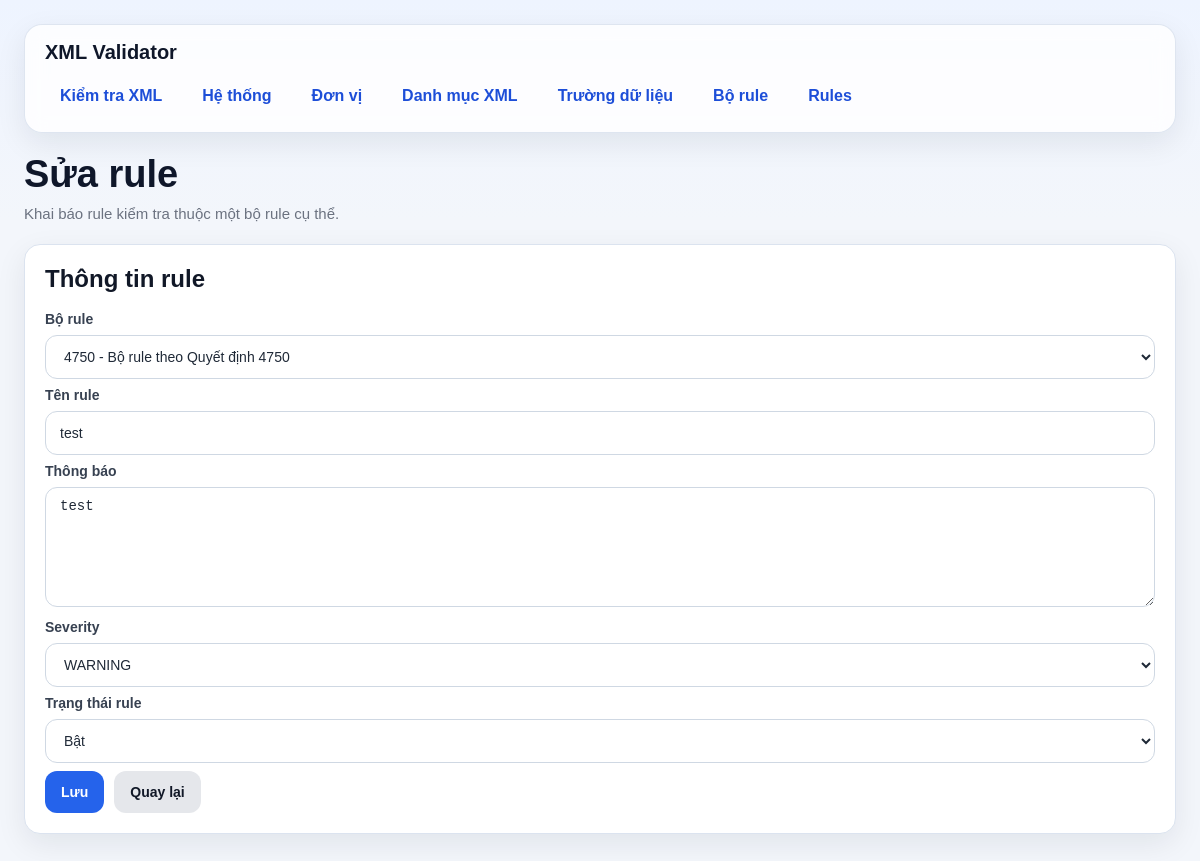
/rules/1/edit, run on an earlier commit of the app's database.
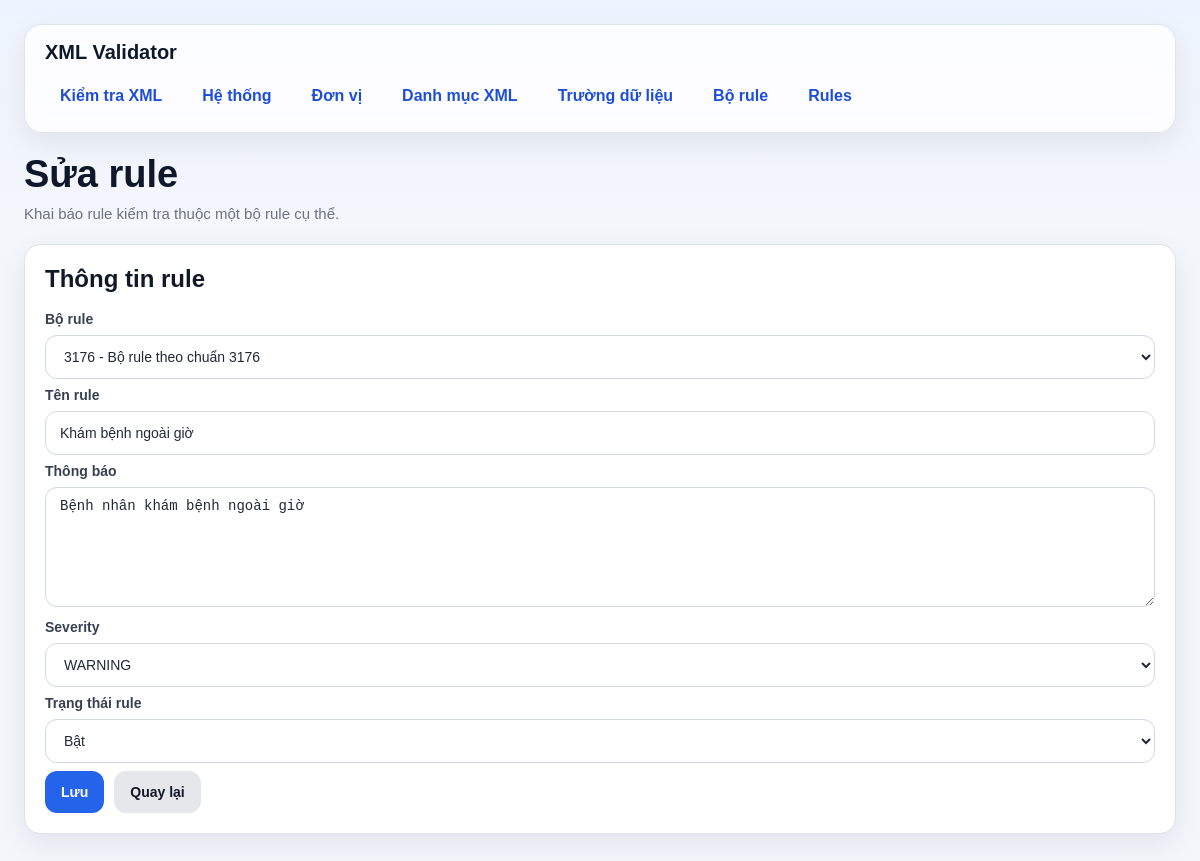
And on a later commit of the database.
### models/rule_model.py (models this page shows, shortened)
class Rule(db.Model):
    __tablename__ = "rule"
    id = db.Column(db.Integer, primary_key=True)
    bo_rule_id = db.Column(db.Integer, db.ForeignKey("bo_rule.id"), nullable=False)
    ten_rule = db.Column(db.String(255), nullable=False)
    thong_bao = db.Column(db.String(500), nullable=False)
    severity = db.Column(db.String(50), nullable=False, default="WARNING")
    is_active = db.Column(db.Boolean, nullable=False, default=True)
    bo_rule = db.relationship("BoRule", backref="rules")

class BoRule(db.Model):
    __tablename__ = "bo_rule"
    id = db.Column(db.Integer, primary_key=True)
    ma_bo_rule = db.Column(db.String(100), nullable=False, unique=True)
    ten_bo_rule = db.Column(db.String(255), nullable=False)
    mo_ta = db.Column(db.String(500), nullable=True)
    is_active = db.Column(db.Boolean, nullable=False, default=True)

### routes/rule_routes.py (the view, shortened to what this page needs)
@rule_bp.route("/<int:rule_id>/edit", methods=["GET", "POST"])
def edit_rule(rule_id):
    item = Rule.query.get_or_404(rule_id)
    bo_rules = BoRule.query.order_by(BoRule.id.asc()).all()
    return render_template("rule_form.html", item=item, bo_rules=bo_rules)

### templates/rule_form.html (shortened to what this page needs)
{% extends "base.html" %}
{% block content %}
<div class="page-header">
    <h1 class="page-title">{% if item %}Sửa rule{% else %}Thêm rule{% endif %}</h1>
    <div class="page-subtitle">Khai báo rule kiểm tra thuộc một bộ rule cụ thể.</div>
</div>
<div class="card">
    <h2 class="card-title">Thông tin rule</h2>
    <form method="POST">
        <label>Bộ rule</label>
        <select name="bo_rule_id" required>
            {% for b in bo_rules %}
                <option value="{{ b.id }}" {% if item and item.bo_rule_id == b.id %}selected{% endif %}>
                    {{ b.ma_bo_rule }} - {{ b.ten_bo_rule }}
                </option>
            {% endfor %}
        </select>
        <label>Tên rule</label>
        <input type="text" name="ten_rule" required value="{{ item.ten_rule if item else '' }}" placeholder="Check mã bác sĩ">
        <label>Thông báo</label>
        <textarea name="thong_bao" required placeholder="Nội dung cảnh báo khi rule fail">{{ item.thong_bao if item else '' }}</textarea>
        <label>Severity</label>
        <select name="severity">
            <option value="WARNING" {% if not item or item.severity == 'WARNING' %}selected{% endif %}>WARNING</option>
        </select>
        <label>Trạng thái rule</label>
        <select name="is_active">
            <option value="1" {% if not item or item.is_active %}selected{% endif %}>Bật</option>
        </select>
        <div class="actions">
            <button type="submit" class="btn btn-primary">Lưu</button>
            <a href="/rules" class="btn btn-secondary">Quay lại</a>
        </div>
    </form>
</div>
{% endblock %}

What changed in the data, as far as the page shows it:
changed Rule "WARNING": bo_rule_id "4750 - Bộ rule theo Quyết định 4750" → "3176 - Bộ rule theo chuẩn 3176"; ten_rule "test" → "Khám bệnh ngoài giờ"; thong_bao "test" → "Bệnh nhân khám bệnh ngoài giờ"
